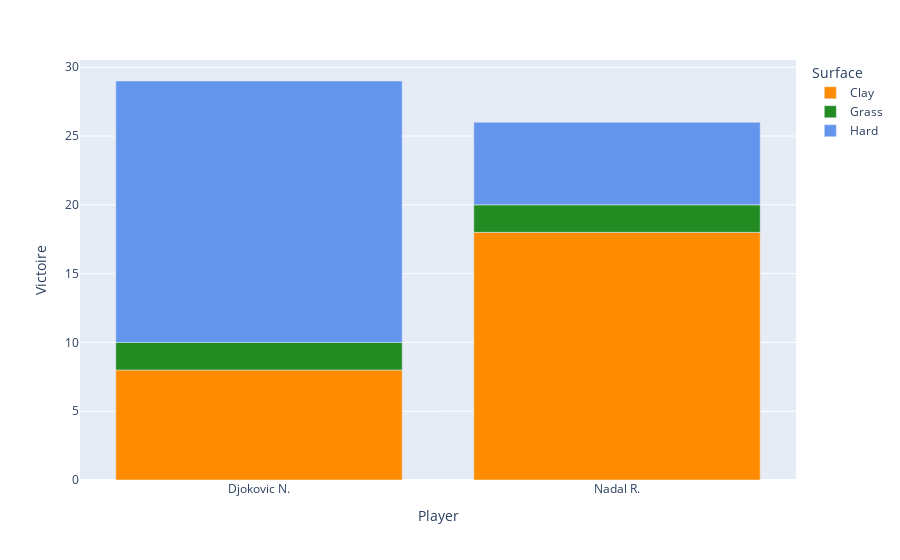

Source (notebook cell):
### Markdown cell above
Face à face entre différents joueurs.

### Code cell
player1 = 'Djokovic N.'
player2 = 'Nadal R.'

df_h2h = df[ ((df['Winner']==player1) & (df['Loser']==player2)) |
             ((df['Winner']==player2) & (df['Loser']==player1)) ]

df_h2h_win = df_h2h.drop('Loser', axis = 1)
df_h2h_lose = df_h2h.drop('Winner', axis =1)

df_h2h_win = df_h2h_win.assign(Victoire=1, Défaite=0)
df_h2h_lose = df_h2h_lose.assign(Victoire=0, Défaite=1)

df_h2h_win = df_h2h_win.rename({'Winner':'Player', }, axis = 1)
df_h2h_lose = df_h2h_lose.rename({'Loser':'Player'}, axis = 1)

df_players_h2h = pd.concat([df_h2h_win, df_h2h_lose])
df_players_h2h = df_players_h2h.groupby(['Surface', 'Player']).sum().reset_index()
df_players_h2h.drop('Défaite', axis=1, inplace=True)

fig = px.bar(df_players_h2h, x="Player", y="Victoire", color="Surface", color_discrete_map={'Clay':'darkorange',
                                 'Grass':'forestgreen',
                                 'Hard':'cornflowerblue','Carpet':'plum'})
fig.show()

### Figure 1 — Plotly figure (JSON) as saved in the notebook; plotly's stock layout.template omitted (floating-point values rounded to 4 significant figures)
{"data": [{"alignmentgroup": "True", "hovertemplate": "Surface=Clay<br>Player=%{x}<br>Victoire=%{y}<extra></extra>", "legendgroup": "Clay", "marker": {"color": "darkorange", "pattern": {"shape": ""}}, "name": "Clay", "offsetgroup": "Clay", "orientation": "v", "showlegend": true, "textposition": "auto", "type": "bar", "x": ["Djokovic N.", "Nadal R."], "xaxis": "x", "y": [8, 18], "yaxis": "y"}, {"alignmentgroup": "True", "hovertemplate": "Surface=Grass<br>Player=%{x}<br>Victoire=%{y}<extra></extra>", "legendgroup": "Grass", "marker": {"color": "forestgreen", "pattern": {"shape": ""}}, "name": "Grass", "offsetgroup": "Grass", "orientation": "v", "showlegend": true, "textposition": "auto", "type": "bar", "x": ["Djokovic N.", "Nadal R."], "xaxis": "x", "y": [2, 2], "yaxis": "y"}, {"alignmentgroup": "True", "hovertemplate": "Surface=Hard<br>Player=%{x}<br>Victoire=%{y}<extra></extra>", "legendgroup": "Hard", "marker": {"color": "cornflowerblue", "pattern": {"shape": ""}}, "name": "Hard", "offsetgroup": "Hard", "orientation": "v", "showlegend": true, "textposition": "auto", "type": "bar", "x": ["Djokovic N.", "Nadal R."], "xaxis": "x", "y": [19, 6], "yaxis": "y"}], "layout": {"barmode": "relative", "legend": {"title": {"text": "Surface"}, "tracegroupgap": 0}, "margin": {"t": 60}, "xaxis": {"anchor": "y", "domain": [0, 1], "title": {"text": "Player"}}, "yaxis": {"anchor": "x", "domain": [0, 1], "title": {"text": "Victoire"}}}}
